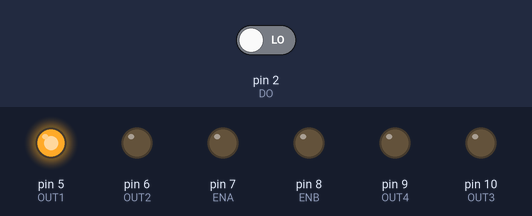
A sketch run on a simulated Arduino Uno, built with avr-gcc and run on an emulated ATmega328P. Parts: output pins drawn as LEDs (lit = HIGH). The inputs (shaded band) are chosen by the test bench; at power-on: pin 2 (DO) LOW.

Above: at 1.2 s.
1.3 s: pin 2 (DO) driven HIGH
At 1.9 s:
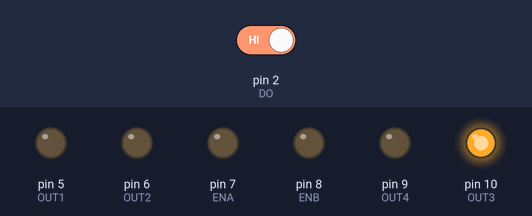
2.8 s: pin 2 (DO) driven LOW
At 4.2 s:
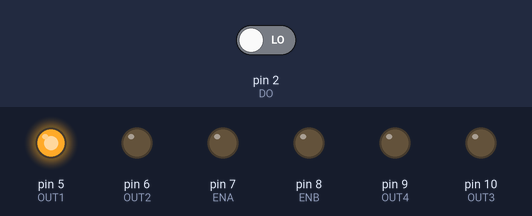
Timing chart, 0 to 5.8 s (numbered marks = the images above; inputs shaded):
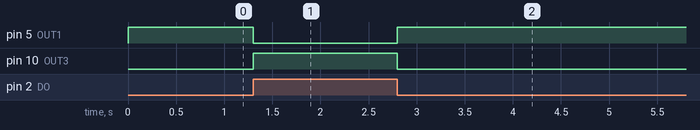

The sketch:

sensor-dependent-drive-state.ino
```cpp
const int OUT1=5;
const int OUT2=6;
const int ENA=7;
const int OUT3=10;
const int OUT4=9;
const int ENB=8;
const int DO=2;


void setup() {
  // put your setup code here, to run once:
pinMode(OUT3, OUTPUT);
pinMode(OUT4, OUTPUT);
pinMode(OUT1, OUTPUT);
pinMode(OUT2, OUTPUT);
pinMode(ENA, OUTPUT);
pinMode(ENB, OUTPUT);
pinMode(DO, INPUT);
}

void loop() {
  // put your main code here, to run repeatedly:
if (digitalRead(DO)==HIGH)
{
  digitalWrite(OUT1,LOW);
digitalWrite(OUT2,LOW);
analogWrite(ENA,100);
  digitalWrite(OUT3,HIGH);
digitalWrite(OUT4,LOW);
analogWrite(ENB,100);
  }

  if (digitalRead(DO)==LOW)
{
  digitalWrite(OUT1,HIGH);
digitalWrite(OUT2,LOW);
analogWrite(ENA,100);
  digitalWrite(OUT3,LOW);
digitalWrite(OUT4,LOW);
analogWrite(ENB,100);
  }

}
```

Measured:
- after the input at 1.3 s, pin 5 (OUT1): HIGH → LOW at once; pin 10 (OUT3): LOW → HIGH at once
- after the input at 2.8 s, pin 5 (OUT1): LOW → HIGH at once; pin 10 (OUT3): HIGH → LOW at once
